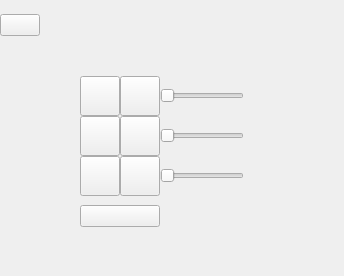
      <widget class="QWidget" name="settings">
       <layout class="QGridLayout" name="gridLayout_6">
        <property name="leftMargin">
         <number>0</number>
        </property>
        <property name="topMargin">
         <number>0</number>
        </property>
        <property name="rightMargin">
         <number>0</number>
        </property>
        <property name="bottomMargin">
         <number>0</number>
        </property>
        <property name="spacing">
         <number>0</number>
        </property>
        <item row="3" column="4">
         <widget class="QSlider" name="settingsBackgroundSoundSlider">
          <property name="maximum">
           <number>100</number>
          </property>
          <property name="pageStep">
           <number>0</number>
          </property>
          <property name="orientation">
           <enum>Qt::Horizontal</enum>
          </property>
         </widget>
        </item>
        <item row="3" column="3">
         <widget class="QPushButton" name="settingsBackgroundSoundOff">
          <property name="sizePolicy">
           <sizepolicy hsizetype="Preferred" vsizetype="Preferred">
            <horstretch>0</horstretch>
            <verstretch>0</verstretch>
           </sizepolicy>
          </property>
          <property name="text">
           <string/>
          </property>
         </widget>
        </item>
        <item row="6" column="0">
         <spacer name="verticalSpacer_17">
          <property name="orientation">
           <enum>Qt::Vertical</enum>
          </property>
          <property name="sizeHint" stdset="0">
           <size>
            <width>20</width>
            <height>40</height>
           </size>
          </property>
         </spacer>
        </item>
        <item row="7" column="0">
         <spacer name="verticalSpacer_18">
          <property name="orientation">
           <enum>Qt::Vertical</enum>
          </property>
          <property name="sizeHint" stdset="0">
           <size>
            <width>20</width>
            <height>40</height>
           </size>
          </property>
         </spacer>
        </item>
        <item row="5" column="0">
         <spacer name="verticalSpacer_16">
          <property name="orientation">
           <enum>Qt::Vertical</enum>
          </property>
          <property name="sizeHint" stdset="0">
           <size>
            <width>20</width>
            <height>40</height>
           </size>
          </property>
         </spacer>
        </item>
        <item row="1" column="0">
         <widget class="QPushButton" name="settings2Main">
          <property name="text">
           <string/>
          </property>
         </widget>
        </item>
        <item row="4" column="0">
         <spacer name="verticalSpacer_15">
          <property name="orientation">
           <enum>Qt::Vertical</enum>
          </property>
          <property name="sizeHint" stdset="0">
           <size>
            <width>20</width>
            <height>40</height>
           </size>
          </property>
         </spacer>
        </item>
        <item row="1" column="4">
         <spacer name="horizontalSpacer_20">
          <property name="orientation">
           <enum>Qt::Horizontal</enum>
          </property>
          <property name="sizeHint" stdset="0">
           <size>
            <width>40</width>
            <height>20</height>
           </size>
          </property>
         </spacer>
        </item>
        <item row="1" column="1">
         <spacer name="horizontalSpacer_18">
          <property name="orientation">
           <enum>Qt::Horizontal</enum>
          </property>
          <property name="sizeHint" stdset="0">
           <size>
            <width>40</width>
            <height>20</height>
           </size>
          </property>
         </spacer>
        </item>
        <item row="0" column="0" colspan="6">
         <widget class="QLabel" name="settingsLogo">
          <property name="sizePolicy">
           <sizepolicy hsizetype="Preferred" vsizetype="Preferred">
            <horstretch>0</horstretch>
            <verstretch>0</verstretch>
           </sizepolicy>
          </property>
          <property name="minimumSize">
           <size>
            <width>0</width>
            <height>0</height>
           </size>
          </property>
          <property name="maximumSize">
           <size>
            <width>16777215</width>
            <height>16777215</height>
           </size>
          </property>
          <property name="text">
           <string/>
          </property>
         </widget>
        </item>
        <item row="3" column="0">
         <spacer name="verticalSpacer_13">
          <property name="orientation">
           <enum>Qt::Vertical</enum>
          </property>
          <property name="sizeHint" stdset="0">
           <size>
            <width>20</width>
            <height>40</height>
           </size>
          </property>
         </spacer>
        </item>
        <item row="1" column="5">
         <spacer name="settingsHorizontalSpacer">
          <property name="orientation">
           <enum>Qt::Horizontal</enum>
          </property>
          <property name="sizeType">
           <enum>QSizePolicy::Fixed</enum>
          </property>
          <property name="sizeHint" stdset="0">
           <size>
            <width>100</width>
            <height>20</height>
           </size>
          </property>
         </spacer>
        </item>
        <item row="2" column="0">
         <spacer name="verticalSpacer_14">
          <property name="orientation">
           <enum>Qt::Vertical</enum>
          </property>
          <property name="sizeHint" stdset="0">
           <size>
            <width>20</width>
            <height>40</height>
           </size>
          </property>
         </spacer>
        </item>
        <item row="3" column="1">
         <widget class="QLabel" name="settingsBackgroundSoundLabel">
          <property name="sizePolicy">
           <sizepolicy hsizetype="Expanding" vsizetype="Preferred">
            <horstretch>0</horstretch>
            <verstretch>0</verstretch>
           </sizepolicy>
          </property>
          <property name="text">
           <string/>
          </property>
         </widget>
        </item>
        <item row="6" column="1">
         <widget class="QLabel" name="settingsHighscoreResetLabel">
          <property name="sizePolicy">
           <sizepolicy hsizetype="Expanding" vsizetype="Preferred">
            <horstretch>0</horstretch>
            <verstretch>0</verstretch>
           </sizepolicy>
          </property>
          <property name="text">
           <string/>
          </property>
         </widget>
        </item>
        <item row="3" column="2">
         <widget class="QPushButton" name="settingsBackgroundSoundOn">
          <property name="sizePolicy">
           <sizepolicy hsizetype="Preferred" vsizetype="Preferred">
            <horstretch>0</horstretch>
            <verstretch>0</verstretch>
           </sizepolicy>
          </property>
          <property name="text">
           <string/>
          </property>
         </widget>
        </item>
        <item row="1" column="2" colspan="2">
         <spacer name="horizontalSpacer_19">
          <property name="orientation">
           <enum>Qt::Horizontal</enum>
          </property>
          <property name="sizeHint" stdset="0">
           <size>
            <width>40</width>
            <height>20</height>
           </size>
          </property>
         </spacer>
        </item>
        <item row="6" column="2" colspan="2">
         <widget class="QPushButton" name="settingsHighscoreResetButton">
          <property name="sizePolicy">
           <sizepolicy hsizetype="Expanding" vsizetype="Fixed">
            <horstretch>0</horstretch>
            <verstretch>0</verstretch>
           </sizepolicy>
          </property>
          <property name="text">
           <string/>
          </property>
         </widget>
        </item>
        <item row="4" column="4">
         <widget class="QSlider" name="settingsRaceSoundSlider">
          <property name="maximum">
           <number>100</number>
          </property>
          <property name="pageStep">
           <number>0</number>
          </property>
          <property name="orientation">
           <enum>Qt::Horizontal</enum>
          </property>
         </widget>
        </item>
        <item row="5" column="4">
         <widget class="QSlider" name="settingsButtonSoundSlider">
          <property name="maximum">
           <number>100</number>
          </property>
          <property name="pageStep">
           <number>0</number>
          </property>
          <property name="orientation">
           <enum>Qt::Horizontal</enum>
          </property>
         </widget>
        </item>
        <item row="4" column="2">
         <widget class="QPushButton" name="settingsRaceSoundOn">
          <property name="sizePolicy">
           <sizepolicy hsizetype="Preferred" vsizetype="Preferred">
            <horstretch>0</horstretch>
            <verstretch>0</verstretch>
           </sizepolicy>
          </property>
          <property name="text">
           <string/>
          </property>
         </widget>
        </item>
        <item row="4" column="3">
         <widget class="QPushButton" name="settingsRaceSoundOff">
          <property name="sizePolicy">
           <sizepolicy hsizetype="Preferred" vsizetype="Preferred">
            <horstretch>0</horstretch>
            <verstretch>0</verstretch>
           </sizepolicy>
          </property>
          <property name="text">
           <string/>
          </property>
         </widget>
        </item>
        <item row="5" column="2">
         <widget class="QPushButton" name="settingsButtonSoundOn">
          <property name="sizePolicy">
           <sizepolicy hsizetype="Preferred" vsizetype="Preferred">
            <horstretch>0</horstretch>
            <verstretch>0</verstretch>
           </sizepolicy>
          </property>
          <property name="text">
           <string/>
          </property>
         </widget>
        </item>
        <item row="5" column="3">
         <widget class="QPushButton" name="settingsButtonSoundOff">
          <property name="sizePolicy">
           <sizepolicy hsizetype="Preferred" vsizetype="Preferred">
            <horstretch>0</horstretch>
            <verstretch>0</verstretch>
           </sizepolicy>
          </property>
          <property name="text">
           <string/>
          </property>
         </widget>
        </item>
        <item row="4" column="1">
         <widget class="QLabel" name="settingsRaceSoundLabel">
          <property name="sizePolicy">
           <sizepolicy hsizetype="Expanding" vsizetype="Preferred">
            <horstretch>0</horstretch>
            <verstretch>0</verstretch>
           </sizepolicy>
          </property>
          <property name="text">
           <string/>
          </property>
         </widget>
        </item>
        <item row="5" column="1">
         <widget class="QLabel" name="settingsButtonSoundLabel">
          <property name="sizePolicy">
           <sizepolicy hsizetype="Expanding" vsizetype="Preferred">
            <horstretch>0</horstretch>
            <verstretch>0</verstretch>
           </sizepolicy>
          </property>
          <property name="text">
           <string/>
          </property>
         </widget>
        </item>
       </layout>
      </widget>
